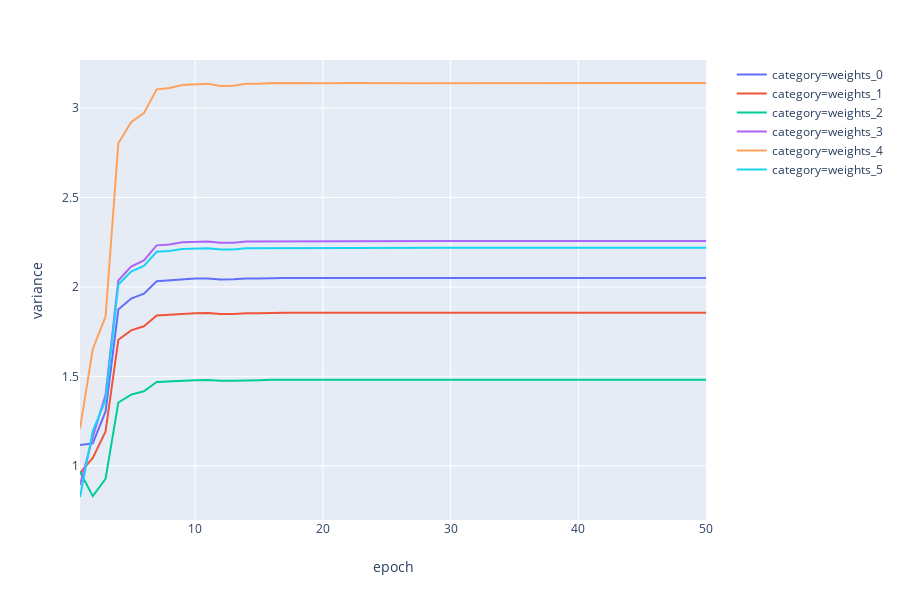

The cell this chart's notebook holds for it:
### Code cell
figs[1]

### Figure 1 — Plotly figure (JSON) as saved in the notebook; plotly's stock layout.template omitted (floating-point values rounded to 4 significant figures)
{"data": [{"hoverlabel": {"namelength": 0}, "hovertemplate": "category=weights_0<br>epoch=%{x}<br>variance=%{y}", "legendgroup": "category=weights_0", "line": {"color": "#636efa", "dash": "solid"}, "mode": "lines", "name": "category=weights_0", "showlegend": true, "type": "scatter", "x": [1, 2, 3, 4, 5, 6, 7, 8, 9, 10, 11, 12, 13, 14, 15, 16, 17, 18, 19, 20, 21, 22, 23, 24, 25, 26, 27, 28, 29, 30, 31, 32, 33, 34, 35, 36, 37, 38, 39, 40, 41, 42, 43, 44, 45, 46, 47, 48, 49, 50], "xaxis": "x", "y": [1.116, 1.125, 1.304, 1.874, 1.935, 1.962, 2.032, 2.037, 2.044, 2.047, 2.048, 2.042, 2.043, 2.048, 2.048, 2.05, 2.05, 2.05, 2.049, 2.05, 2.05, 2.05, 2.05, 2.05, 2.048, 2.05, 2.05, 2.05, 2.05, 2.05, 2.05, 2.05, 2.05, 2.05, 2.05, 2.05, 2.05, 2.05, 2.05, 2.05, 2.05, 2.05, 2.05, 2.05, 2.05, 2.05, 2.05, 2.05, 2.05, 2.05], "yaxis": "y"}, {"hoverlabel": {"namelength": 0}, "hovertemplate": "category=weights_1<br>epoch=%{x}<br>variance=%{y}", "legendgroup": "category=weights_1", "line": {"color": "#EF553B", "dash": "solid"}, "mode": "lines", "name": "category=weights_1", "showlegend": true, "type": "scatter", "x": [1, 2, 3, 4, 5, 6, 7, 8, 9, 10, 11, 12, 13, 14, 15, 16, 17, 18, 19, 20, 21, 22, 23, 24, 25, 26, 27, 28, 29, 30, 31, 32, 33, 34, 35, 36, 37, 38, 39, 40, 41, 42, 43, 44, 45, 46, 47, 48, 49, 50], "xaxis": "x", "y": [0.9594, 1.044, 1.192, 1.705, 1.757, 1.78, 1.84, 1.846, 1.851, 1.853, 1.854, 1.849, 1.849, 1.854, 1.854, 1.856, 1.855, 1.855, 1.854, 1.855, 1.855, 1.856, 1.855, 1.855, 1.854, 1.855, 1.855, 1.855, 1.855, 1.855, 1.855, 1.855, 1.855, 1.855, 1.855, 1.855, 1.855, 1.855, 1.855, 1.855, 1.855, 1.855, 1.855, 1.855, 1.855, 1.855, 1.855, 1.855, 1.855, 1.855], "yaxis": "y"}, {"hoverlabel": {"namelength": 0}, "hovertemplate": "category=weights_2<br>epoch=%{x}<br>variance=%{y}", "legendgroup": "category=weights_2", "line": {"color": "#00cc96", "dash": "solid"}, "mode": "lines", "name": "category=weights_2", "showlegend": true, "type": "scatter", "x": [1, 2, 3, 4, 5, 6, 7, 8, 9, 10, 11, 12, 13, 14, 15, 16, 17, 18, 19, 20, 21, 22, 23, 24, 25, 26, 27, 28, 29, 30, 31, 32, 33, 34, 35, 36, 37, 38, 39, 40, 41, 42, 43, 44, 45, 46, 47, 48, 49, 50], "xaxis": "x", "y": [0.9664, 0.8301, 0.9275, 1.354, 1.398, 1.417, 1.468, 1.473, 1.476, 1.478, 1.479, 1.475, 1.475, 1.479, 1.479, 1.481, 1.48, 1.48, 1.48, 1.48, 1.48, 1.481, 1.48, 1.481, 1.479, 1.48, 1.48, 1.48, 1.48, 1.48, 1.481, 1.48, 1.48, 1.481, 1.481, 1.48, 1.48, 1.48, 1.481, 1.48, 1.48, 1.48, 1.48, 1.48, 1.48, 1.48, 1.48, 1.48, 1.48, 1.48], "yaxis": "y"}, {"hoverlabel": {"namelength": 0}, "hovertemplate": "category=weights_3<br>epoch=%{x}<br>variance=%{y}", "legendgroup": "category=weights_3", "line": {"color": "#ab63fa", "dash": "solid"}, "mode": "lines", "name": "category=weights_3", "showlegend": true, "type": "scatter", "x": [1, 2, 3, 4, 5, 6, 7, 8, 9, 10, 11, 12, 13, 14, 15, 16, 17, 18, 19, 20, 21, 22, 23, 24, 25, 26, 27, 28, 29, 30, 31, 32, 33, 34, 35, 36, 37, 38, 39, 40, 41, 42, 43, 44, 45, 46, 47, 48, 49, 50], "xaxis": "x", "y": [0.892, 1.161, 1.397, 2.036, 2.113, 2.148, 2.233, 2.237, 2.251, 2.253, 2.255, 2.247, 2.248, 2.255, 2.255, 2.258, 2.257, 2.257, 2.256, 2.257, 2.257, 2.258, 2.257, 2.257, 2.255, 2.257, 2.257, 2.257, 2.257, 2.257, 2.257, 2.257, 2.257, 2.257, 2.257, 2.257, 2.257, 2.257, 2.257, 2.257, 2.257, 2.257, 2.257, 2.257, 2.257, 2.257, 2.257, 2.257, 2.257, 2.257], "yaxis": "y"}, {"hoverlabel": {"namelength": 0}, "hovertemplate": "category=weights_4<br>epoch=%{x}<br>variance=%{y}", "legendgroup": "category=weights_4", "line": {"color": "#FFA15A", "dash": "solid"}, "mode": "lines", "name": "category=weights_4", "showlegend": true, "type": "scatter", "x": [1, 2, 3, 4, 5, 6, 7, 8, 9, 10, 11, 12, 13, 14, 15, 16, 17, 18, 19, 20, 21, 22, 23, 24, 25, 26, 27, 28, 29, 30, 31, 32, 33, 34, 35, 36, 37, 38, 39, 40, 41, 42, 43, 44, 45, 46, 47, 48, 49, 50], "xaxis": "x", "y": [1.207, 1.653, 1.834, 2.804, 2.921, 2.972, 3.105, 3.112, 3.13, 3.134, 3.136, 3.124, 3.126, 3.136, 3.136, 3.141, 3.14, 3.14, 3.138, 3.14, 3.14, 3.141, 3.14, 3.14, 3.137, 3.14, 3.14, 3.14, 3.14, 3.14, 3.14, 3.14, 3.14, 3.14, 3.14, 3.14, 3.14, 3.14, 3.14, 3.14, 3.14, 3.14, 3.14, 3.14, 3.14, 3.14, 3.14, 3.14, 3.14, 3.14], "yaxis": "y"}, {"hoverlabel": {"namelength": 0}, "hovertemplate": "category=weights_5<br>epoch=%{x}<br>variance=%{y}", "legendgroup": "category=weights_5", "line": {"color": "#19d3f3", "dash": "solid"}, "mode": "lines", "name": "category=weights_5", "showlegend": true, "type": "scatter", "x": [1, 2, 3, 4, 5, 6, 7, 8, 9, 10, 11, 12, 13, 14, 15, 16, 17, 18, 19, 20, 21, 22, 23, 24, 25, 26, 27, 28, 29, 30, 31, 32, 33, 34, 35, 36, 37, 38, 39, 40, 41, 42, 43, 44, 45, 46, 47, 48, 49, 50], "xaxis": "x", "y": [0.8252, 1.194, 1.368, 2.014, 2.086, 2.117, 2.197, 2.202, 2.212, 2.215, 2.216, 2.209, 2.21, 2.216, 2.216, 2.219, 2.219, 2.219, 2.217, 2.219, 2.219, 2.219, 2.219, 2.219, 2.217, 2.219, 2.219, 2.219, 2.219, 2.219, 2.219, 2.219, 2.219, 2.219, 2.219, 2.219, 2.219, 2.219, 2.219, 2.219, 2.219, 2.219, 2.219, 2.219, 2.219, 2.219, 2.219, 2.219, 2.219, 2.219], "yaxis": "y"}], "layout": {"height": 600, "legend": {"tracegroupgap": 0}, "margin": {"t": 60}, "xaxis": {"anchor": "y", "domain": [0, 0.98], "title": {"text": "epoch"}}, "yaxis": {"anchor": "x", "domain": [0, 1], "title": {"text": "variance"}}}}
